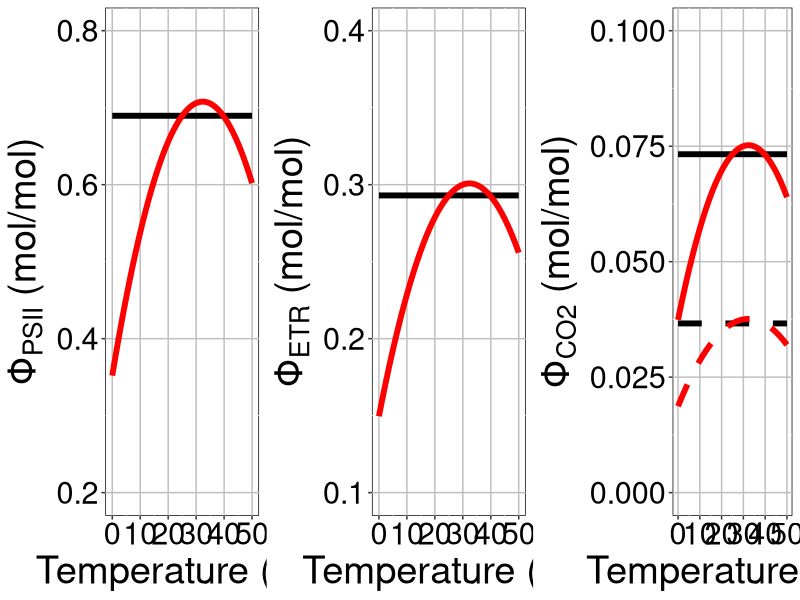

The R source for this figure:
# box_figure.R
## code to create a figure for the different types of phi box
## three-panel figure with (a) phi psii, (b) phi etr, and (c) phi co2 temperature responses
## under three conditions: (1) no phi psii temperature response, 
## (2) yes phi psii temperature response,
## (3) differential electron partitioning for the phi co2 response

### functions
multiplot <- function(..., plotlist=NULL, file, cols=1, layout=NULL) {
  library(grid)
  
  # Make a list from the ... arguments and plotlist
  plots <- c(list(...), plotlist)
  
  numPlots = length(plots)
  
  # If layout is NULL, then use 'cols' to determine layout
  if (is.null(layout)) {
    # Make the panel
    # ncol: Number of columns of plots
    # nrow: Number of rows needed, calculated from # of cols
    layout <- matrix(seq(1, cols * ceiling(numPlots/cols)),
                     ncol = cols, nrow = ceiling(numPlots/cols))
  }
  
  if (numPlots==1) {
    print(plots[[1]])
    
  } else {
    # Set up the page
    grid.newpage()
    pushViewport(viewport(layout = grid.layout(nrow(layout), ncol(layout))))
    
    # Make each plot, in the correct location
    for (i in 1:numPlots) {
      # Get the i,j matrix positions of the regions that contain this subplot
      matchidx <- as.data.frame(which(layout == i, arr.ind = TRUE))
      
      print(plots[[i]], vp = viewport(layout.pos.row = matchidx$row,
                                      layout.pos.col = matchidx$col))
    }
  }
}

### libraries
library(ggplot2)

### define some parameters
lowEP <- 4 # low value of electron partitioning (e needed to fix mol CO2)
highEP <- 8 # high value of electron partitioning (e needed to fix mol CO2)
light <- 800 # par (umol m-2 s-1)
abs <- 0.85 # light absorbance
PP <- 0.5 # photon partitioning between PSII and PSI

### make a data frame
t_sequence <- seq(0, 50, 1)

phi_psii_noT <- 0.352 + 
  (0.022 * 25) - 
  (0.00034 * 25 * 25) # change based on Brad's results
phi_etr_noT <- phi_psii_noT * abs * PP
phi_co2_noT_lowEP <- phi_etr_noT / lowEP
phi_co2_noT_highEP <- phi_etr_noT / highEP

phi_psii_yesT <- 0.352 + 
  (0.022 * t_sequence) - 
  (0.00034 * t_sequence * t_sequence) # change based on Brad's results
phi_etr_yesT <- phi_psii_yesT * abs * PP
phi_co2_yesT_lowEP <- phi_etr_yesT / lowEP
phi_co2_yesT_highEP <- phi_etr_yesT / highEP

phi_df <- as.data.frame(cbind(t_sequence, 
                              phi_psii_noT, phi_etr_noT, phi_co2_noT_lowEP, phi_co2_noT_highEP,
                              phi_psii_yesT, phi_etr_yesT, phi_co2_yesT_lowEP, phi_co2_yesT_highEP))

### make some figures

phi_psii_plot <- ggplot(data = phi_df, aes(y = phi_psii_noT, x = t_sequence)) +
  theme(legend.position = 'none',
        legend.text = element_text(size = rel(2)),
        axis.title.y=element_text(size=rel(2.5), colour = 'black'),
        axis.title.x=element_text(size=rel(2.5), colour = 'black'),
        axis.text.x=element_text(size=rel(2.5), colour = 'black'),
        axis.text.y=element_text(size=rel(2.5), colour = 'black'),
        panel.background = element_rect(fill = 'white', colour = 'black'),
        panel.grid.major = element_line(colour = "grey")) +
  geom_line(size = 2, color = 'black') +
  geom_line(size = 2, color = 'red', aes(y = phi_psii_yesT)) +
  ylim(c(0.2, 0.8)) + 
  ylab(expression('Φ'['PSII'] * ' (mol/mol)')) +
  xlab('Temperature (°C)')

phi_etr_plot <- ggplot(data = phi_df, aes(y = phi_etr_noT, x = t_sequence)) +
  theme(legend.position = 'none',
        legend.text = element_text(size = rel(2)),
        axis.title.y=element_text(size=rel(2.5), colour = 'black'),
        axis.title.x=element_text(size=rel(2.5), colour = 'black'),
        axis.text.x=element_text(size=rel(2.5), colour = 'black'),
        axis.text.y=element_text(size=rel(2.5), colour = 'black'),
        panel.background = element_rect(fill = 'white', colour = 'black'),
        panel.grid.major = element_line(colour = "grey")) +
  geom_line(size = 2, color = 'black') +
  geom_line(size = 2, color = 'red', aes(y = phi_etr_yesT)) +
  ylim(c(0.1, 0.4)) + 
  ylab(expression('Φ'['ETR'] * ' (mol/mol)')) +
  xlab('Temperature (°C)')

phi_co2_plot <- ggplot(data = phi_df, aes(y = phi_co2_noT_lowEP, x = t_sequence)) +
  theme(legend.position = 'none',
        legend.text = element_text(size = rel(2)),
        axis.title.y=element_text(size=rel(2.5), colour = 'black'),
        axis.title.x=element_text(size=rel(2.5), colour = 'black'),
        axis.text.x=element_text(size=rel(2.5), colour = 'black'),
        axis.text.y=element_text(size=rel(2.5), colour = 'black'),
        panel.background = element_rect(fill = 'white', colour = 'black'),
        panel.grid.major = element_line(colour = "grey")) +
  geom_line(size = 2, color = 'black') +
  geom_line(size = 2, color = 'red', aes(y = phi_co2_yesT_lowEP)) +
  geom_line(size = 2, color = 'black', lty = 2, aes(y = phi_co2_noT_highEP)) +
  geom_line(size = 2, color = 'red', lty = 2, aes(y = phi_co2_yesT_highEP)) +
  ylim(c(0, 0.1)) + 
  ylab(expression('Φ'['CO2'] * ' (mol/mol)')) +
  xlab('Temperature (°C)')

jpeg(filename = "plots/phi_plot.jpeg", 
     width = 21, height = 7, units = 'in', res = 600)
multiplot(phi_psii_plot, phi_etr_plot, phi_co2_plot, cols = 3)
dev.off()

